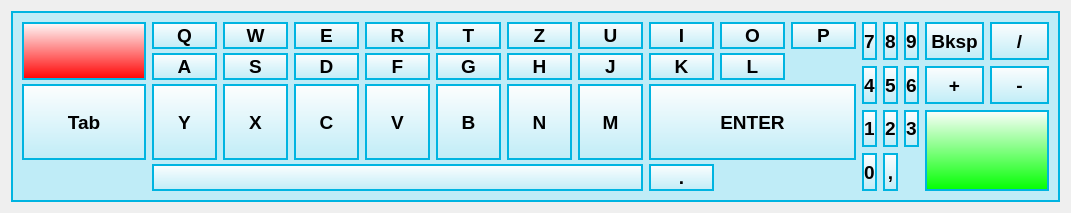
<?xml version="1.0" encoding="UTF-8"?>
<ui version="4.0">
 <class>Form</class>
 <widget class="QWidget" name="Form">
  <property name="enabled">
   <bool>true</bool>
  </property>
  <property name="geometry">
   <rect>
    <x>0</x>
    <y>0</y>
    <width>1285</width>
    <height>358</height>
   </rect>
  </property>
  <property name="sizePolicy">
   <sizepolicy hsizetype="Fixed" vsizetype="Fixed">
    <horstretch>0</horstretch>
    <verstretch>0</verstretch>
   </sizepolicy>
  </property>
  <property name="windowTitle">
   <string/>
  </property>
  <layout class="QHBoxLayout" name="horizontalLayout">
   <property name="sizeConstraint">
    <enum>QLayout::SetFixedSize</enum>
   </property>
   <item>
    <widget class="QFrame" name="frMainFrame">
     <property name="styleSheet">
      <string notr="true">
QFrame{
	background-color: transparent;
}


QFrame#frMainFrame{
    color: rgb(0, 180, 225);
	background-color: #bfecf7;
}


QPushButton 
{
background-color: qlineargradient(spread:reflect, x1:0, y1:0, x2:0, y2:1, stop:0 #fefefe, stop:1 #bfecf7);
border: 2px solid #00b4E1;
}

QPushButton:disabled
{
background-color: qlineargradient(spread:reflect, x1:0, y1:0, x2:0, y2:1, stop:0 #dcdcdc, stop:1 rgb(149, 192, 225));
color: #b2b2b2;
border-color: #00b4E1;
}

QPushButton::pressed
{
background-color: qlineargradient(spread:reflect, x1:0, y1:0, x2:0, y2:1, stop:0 #ffffff, stop:1  rgb(149, 192, 225)c);
color: #888888;
}

QPushButton 
{
font-weight: bold;
font-size:14pt;
}

#btnNumpadMINUS,#btnNumpadPLUS
{
 width: 55px;
}

#btnCANCEL
{
background-color: qlineargradient(spread:reflect, x1:0, y1:0, x2:0, y2:1, stop:0 #fefefe, stop:1 #FF0000);
border: 2px solid #00b4E1;
width:120px;
}

#btnVALID
{
background-color: qlineargradient(spread:reflect, x1:0, y1:0, x2:0, y2:1, stop:0 #fefefe, stop:1 #00FF00);
border: 2px solid #00b4E1;
width:120px;
}
</string>
     </property>
     <property name="frameShape">
      <enum>QFrame::Box</enum>
     </property>
     <property name="frameShadow">
      <enum>QFrame::Plain</enum>
     </property>
     <property name="lineWidth">
      <number>2</number>
     </property>
     <layout class="QHBoxLayout" name="horizontalLayout_2">
      <item>
       <layout class="QGridLayout" name="gridLayout_2" columnstretch="0,0,0,0,0,0,0,0,0,0,0" columnminimumwidth="0,0,0,0,0,0,0,0,0,0,0">
        <property name="verticalSpacing">
         <number>4</number>
        </property>
        <item row="0" column="0" rowspan="2">
         <widget class="QPushButton" name="btnCANCEL">
          <property name="sizePolicy">
           <sizepolicy hsizetype="Expanding" vsizetype="Expanding">
            <horstretch>0</horstretch>
            <verstretch>0</verstretch>
           </sizepolicy>
          </property>
          <property name="focusPolicy">
           <enum>Qt::NoFocus</enum>
          </property>
          <property name="styleSheet">
           <string notr="true">background-repeat: no-repeat; 
background-image: url(c:/csr/exe/Others/VirtKyb/REJECT2.png);</string>
          </property>
          <property name="text">
           <string/>
          </property>
         </widget>
        </item>
        <item row="0" column="1">
         <widget class="QPushButton" name="btnQ">
          <property name="sizePolicy">
           <sizepolicy hsizetype="Expanding" vsizetype="Expanding">
            <horstretch>0</horstretch>
            <verstretch>0</verstretch>
           </sizepolicy>
          </property>
          <property name="focusPolicy">
           <enum>Qt::NoFocus</enum>
          </property>
          <property name="text">
           <string>Q</string>
          </property>
         </widget>
        </item>
        <item row="0" column="2">
         <widget class="QPushButton" name="btnW">
          <property name="sizePolicy">
           <sizepolicy hsizetype="Expanding" vsizetype="Expanding">
            <horstretch>0</horstretch>
            <verstretch>0</verstretch>
           </sizepolicy>
          </property>
          <property name="focusPolicy">
           <enum>Qt::NoFocus</enum>
          </property>
          <property name="text">
           <string>W</string>
          </property>
         </widget>
        </item>
        <item row="0" column="3">
         <widget class="QPushButton" name="btnE">
          <property name="sizePolicy">
           <sizepolicy hsizetype="Expanding" vsizetype="Expanding">
            <horstretch>0</horstretch>
            <verstretch>0</verstretch>
           </sizepolicy>
          </property>
          <property name="focusPolicy">
           <enum>Qt::NoFocus</enum>
          </property>
          <property name="text">
           <string>E</string>
          </property>
         </widget>
        </item>
        <item row="0" column="4">
         <widget class="QPushButton" name="btnR">
          <property name="sizePolicy">
           <sizepolicy hsizetype="Expanding" vsizetype="Expanding">
            <horstretch>0</horstretch>
            <verstretch>0</verstretch>
           </sizepolicy>
          </property>
          <property name="focusPolicy">
           <enum>Qt::NoFocus</enum>
          </property>
          <property name="text">
           <string>R</string>
          </property>
         </widget>
        </item>
        <item row="0" column="5">
         <widget class="QPushButton" name="btnT">
          <property name="sizePolicy">
           <sizepolicy hsizetype="Expanding" vsizetype="Expanding">
            <horstretch>0</horstretch>
            <verstretch>0</verstretch>
           </sizepolicy>
          </property>
          <property name="focusPolicy">
           <enum>Qt::NoFocus</enum>
          </property>
          <property name="text">
           <string>T</string>
          </property>
         </widget>
        </item>
        <item row="0" column="6">
         <widget class="QPushButton" name="btnY">
          <property name="sizePolicy">
           <sizepolicy hsizetype="Expanding" vsizetype="Expanding">
            <horstretch>0</horstretch>
            <verstretch>0</verstretch>
           </sizepolicy>
          </property>
          <property name="focusPolicy">
           <enum>Qt::NoFocus</enum>
          </property>
          <property name="text">
           <string>Z</string>
          </property>
         </widget>
        </item>
        <item row="0" column="7">
         <widget class="QPushButton" name="btnU">
          <property name="sizePolicy">
           <sizepolicy hsizetype="Expanding" vsizetype="Expanding">
            <horstretch>0</horstretch>
            <verstretch>0</verstretch>
           </sizepolicy>
          </property>
          <property name="focusPolicy">
           <enum>Qt::NoFocus</enum>
          </property>
          <property name="text">
           <string>U</string>
          </property>
         </widget>
        </item>
        <item row="0" column="8">
         <widget class="QPushButton" name="btnI">
          <property name="sizePolicy">
           <sizepolicy hsizetype="Expanding" vsizetype="Expanding">
            <horstretch>0</horstretch>
            <verstretch>0</verstretch>
           </sizepolicy>
          </property>
          <property name="focusPolicy">
           <enum>Qt::NoFocus</enum>
          </property>
          <property name="text">
           <string>I</string>
          </property>
         </widget>
        </item>
        <item row="0" column="9">
         <widget class="QPushButton" name="btnO">
          <property name="sizePolicy">
           <sizepolicy hsizetype="Expanding" vsizetype="Expanding">
            <horstretch>0</horstretch>
            <verstretch>0</verstretch>
           </sizepolicy>
          </property>
          <property name="focusPolicy">
           <enum>Qt::NoFocus</enum>
          </property>
          <property name="text">
           <string>O</string>
          </property>
         </widget>
        </item>
        <item row="0" column="10">
         <widget class="QPushButton" name="btnP">
          <property name="sizePolicy">
           <sizepolicy hsizetype="Expanding" vsizetype="Expanding">
            <horstretch>0</horstretch>
            <verstretch>0</verstretch>
           </sizepolicy>
          </property>
          <property name="minimumSize">
           <size>
            <width>65</width>
            <height>0</height>
           </size>
          </property>
          <property name="focusPolicy">
           <enum>Qt::NoFocus</enum>
          </property>
          <property name="text">
           <string>P</string>
          </property>
         </widget>
        </item>
        <item row="1" column="1">
         <widget class="QPushButton" name="btnA">
          <property name="sizePolicy">
           <sizepolicy hsizetype="Expanding" vsizetype="Expanding">
            <horstretch>0</horstretch>
            <verstretch>0</verstretch>
           </sizepolicy>
          </property>
          <property name="focusPolicy">
           <enum>Qt::NoFocus</enum>
          </property>
          <property name="text">
           <string>A</string>
          </property>
         </widget>
        </item>
        <item row="1" column="2">
         <widget class="QPushButton" name="btnS">
          <property name="sizePolicy">
           <sizepolicy hsizetype="Expanding" vsizetype="Expanding">
            <horstretch>0</horstretch>
            <verstretch>0</verstretch>
           </sizepolicy>
          </property>
          <property name="focusPolicy">
           <enum>Qt::NoFocus</enum>
          </property>
          <property name="text">
           <string>S</string>
          </property>
         </widget>
        </item>
        <item row="1" column="3">
         <widget class="QPushButton" name="btnD">
          <property name="sizePolicy">
           <sizepolicy hsizetype="Expanding" vsizetype="Expanding">
            <horstretch>0</horstretch>
            <verstretch>0</verstretch>
           </sizepolicy>
          </property>
          <property name="focusPolicy">
           <enum>Qt::NoFocus</enum>
          </property>
          <property name="text">
           <string>D</string>
          </property>
         </widget>
        </item>
        <item row="1" column="4">
         <widget class="QPushButton" name="btnF">
          <property name="sizePolicy">
           <sizepolicy hsizetype="Expanding" vsizetype="Expanding">
            <horstretch>0</horstretch>
            <verstretch>0</verstretch>
           </sizepolicy>
          </property>
          <property name="focusPolicy">
           <enum>Qt::NoFocus</enum>
          </property>
          <property name="text">
           <string>F</string>
          </property>
         </widget>
        </item>
        <item row="1" column="5">
         <widget class="QPushButton" name="btnG">
          <property name="sizePolicy">
           <sizepolicy hsizetype="Expanding" vsizetype="Expanding">
            <horstretch>0</horstretch>
            <verstretch>0</verstretch>
           </sizepolicy>
          </property>
          <property name="focusPolicy">
           <enum>Qt::NoFocus</enum>
          </property>
          <property name="text">
           <string>G</string>
          </property>
         </widget>
        </item>
        <item row="1" column="6">
         <widget class="QPushButton" name="btnH">
          <property name="sizePolicy">
           <sizepolicy hsizetype="Expanding" vsizetype="Expanding">
            <horstretch>0</horstretch>
            <verstretch>0</verstretch>
           </sizepolicy>
          </property>
          <property name="focusPolicy">
           <enum>Qt::NoFocus</enum>
          </property>
          <property name="text">
           <string>H</string>
          </property>
         </widget>
        </item>
        <item row="1" column="7">
         <widget class="QPushButton" name="btnJ">
          <property name="sizePolicy">
           <sizepolicy hsizetype="Expanding" vsizetype="Expanding">
            <horstretch>0</horstretch>
            <verstretch>0</verstretch>
           </sizepolicy>
          </property>
          <property name="focusPolicy">
           <enum>Qt::NoFocus</enum>
          </property>
          <property name="text">
           <string>J</string>
          </property>
         </widget>
        </item>
        <item row="1" column="8">
         <widget class="QPushButton" name="btnK">
          <property name="sizePolicy">
           <sizepolicy hsizetype="Expanding" vsizetype="Expanding">
            <horstretch>0</horstretch>
            <verstretch>0</verstretch>
           </sizepolicy>
          </property>
          <property name="focusPolicy">
           <enum>Qt::NoFocus</enum>
          </property>
          <property name="text">
           <string>K</string>
          </property>
         </widget>
        </item>
        <item row="1" column="9">
         <widget class="QPushButton" name="btnL">
          <property name="sizePolicy">
           <sizepolicy hsizetype="Expanding" vsizetype="Expanding">
            <horstretch>0</horstretch>
            <verstretch>0</verstretch>
           </sizepolicy>
          </property>
          <property name="minimumSize">
           <size>
            <width>65</width>
            <height>0</height>
           </size>
          </property>
          <property name="focusPolicy">
           <enum>Qt::NoFocus</enum>
          </property>
          <property name="text">
           <string>L</string>
          </property>
         </widget>
        </item>
        <item row="2" column="0">
         <widget class="QPushButton" name="btnTAB">
          <property name="sizePolicy">
           <sizepolicy hsizetype="Expanding" vsizetype="Expanding">
            <horstretch>0</horstretch>
            <verstretch>0</verstretch>
           </sizepolicy>
          </property>
          <property name="focusPolicy">
           <enum>Qt::NoFocus</enum>
          </property>
          <property name="text">
           <string>Tab</string>
          </property>
         </widget>
        </item>
        <item row="2" column="1">
         <widget class="QPushButton" name="btnZ">
          <property name="sizePolicy">
           <sizepolicy hsizetype="Expanding" vsizetype="Expanding">
            <horstretch>0</horstretch>
            <verstretch>0</verstretch>
           </sizepolicy>
          </property>
          <property name="minimumSize">
           <size>
            <width>65</width>
            <height>0</height>
           </size>
          </property>
          <property name="focusPolicy">
           <enum>Qt::NoFocus</enum>
          </property>
          <property name="text">
           <string>Y</string>
          </property>
         </widget>
        </item>
        <item row="2" column="2">
         <widget class="QPushButton" name="btnX">
          <property name="sizePolicy">
           <sizepolicy hsizetype="Expanding" vsizetype="Expanding">
            <horstretch>0</horstretch>
            <verstretch>0</verstretch>
           </sizepolicy>
          </property>
          <property name="minimumSize">
           <size>
            <width>65</width>
            <height>0</height>
           </size>
          </property>
          <property name="focusPolicy">
           <enum>Qt::NoFocus</enum>
          </property>
          <property name="text">
           <string>X</string>
          </property>
         </widget>
        </item>
        <item row="2" column="3">
         <widget class="QPushButton" name="btnC">
          <property name="sizePolicy">
           <sizepolicy hsizetype="Expanding" vsizetype="Expanding">
            <horstretch>0</horstretch>
            <verstretch>0</verstretch>
           </sizepolicy>
          </property>
          <property name="minimumSize">
           <size>
            <width>65</width>
            <height>0</height>
           </size>
          </property>
          <property name="focusPolicy">
           <enum>Qt::NoFocus</enum>
          </property>
          <property name="text">
           <string>C</string>
          </property>
         </widget>
        </item>
        <item row="2" column="4">
         <widget class="QPushButton" name="btnV">
          <property name="sizePolicy">
           <sizepolicy hsizetype="Expanding" vsizetype="Expanding">
            <horstretch>0</horstretch>
            <verstretch>0</verstretch>
           </sizepolicy>
          </property>
          <property name="minimumSize">
           <size>
            <width>65</width>
            <height>0</height>
           </size>
          </property>
          <property name="focusPolicy">
           <enum>Qt::NoFocus</enum>
          </property>
          <property name="text">
           <string>V</string>
          </property>
         </widget>
        </item>
        <item row="2" column="5">
         <widget class="QPushButton" name="btnB">
          <property name="sizePolicy">
           <sizepolicy hsizetype="Expanding" vsizetype="Expanding">
            <horstretch>0</horstretch>
            <verstretch>0</verstretch>
           </sizepolicy>
          </property>
          <property name="minimumSize">
           <size>
            <width>65</width>
            <height>0</height>
           </size>
          </property>
          <property name="focusPolicy">
           <enum>Qt::NoFocus</enum>
          </property>
          <property name="text">
           <string>B</string>
          </property>
         </widget>
        </item>
        <item row="2" column="6">
         <widget class="QPushButton" name="btnN">
          <property name="sizePolicy">
           <sizepolicy hsizetype="Expanding" vsizetype="Expanding">
            <horstretch>0</horstretch>
            <verstretch>0</verstretch>
           </sizepolicy>
          </property>
          <property name="minimumSize">
           <size>
            <width>65</width>
            <height>0</height>
           </size>
          </property>
          <property name="focusPolicy">
           <enum>Qt::NoFocus</enum>
          </property>
          <property name="text">
           <string>N</string>
          </property>
         </widget>
        </item>
        <item row="2" column="7">
         <widget class="QPushButton" name="btnM">
          <property name="sizePolicy">
           <sizepolicy hsizetype="Expanding" vsizetype="Expanding">
            <horstretch>0</horstretch>
            <verstretch>0</verstretch>
           </sizepolicy>
          </property>
          <property name="minimumSize">
           <size>
            <width>65</width>
            <height>0</height>
           </size>
          </property>
          <property name="focusPolicy">
           <enum>Qt::NoFocus</enum>
          </property>
          <property name="text">
           <string>M</string>
          </property>
         </widget>
        </item>
        <item row="3" column="8">
         <widget class="QPushButton" name="btnDot">
          <property name="sizePolicy">
           <sizepolicy hsizetype="Expanding" vsizetype="Expanding">
            <horstretch>0</horstretch>
            <verstretch>0</verstretch>
           </sizepolicy>
          </property>
          <property name="minimumSize">
           <size>
            <width>65</width>
            <height>0</height>
           </size>
          </property>
          <property name="focusPolicy">
           <enum>Qt::NoFocus</enum>
          </property>
          <property name="text">
           <string>.</string>
          </property>
         </widget>
        </item>
        <item row="2" column="8" colspan="3">
         <widget class="QPushButton" name="btnENTER">
          <property name="sizePolicy">
           <sizepolicy hsizetype="Expanding" vsizetype="Expanding">
            <horstretch>0</horstretch>
            <verstretch>0</verstretch>
           </sizepolicy>
          </property>
          <property name="minimumSize">
           <size>
            <width>135</width>
            <height>76</height>
           </size>
          </property>
          <property name="focusPolicy">
           <enum>Qt::NoFocus</enum>
          </property>
          <property name="text">
           <string>ENTER</string>
          </property>
         </widget>
        </item>
        <item row="3" column="1" colspan="7">
         <widget class="QPushButton" name="btnSPACE">
          <property name="sizePolicy">
           <sizepolicy hsizetype="Expanding" vsizetype="Expanding">
            <horstretch>0</horstretch>
            <verstretch>0</verstretch>
           </sizepolicy>
          </property>
          <property name="focusPolicy">
           <enum>Qt::NoFocus</enum>
          </property>
          <property name="text">
           <string/>
          </property>
         </widget>
        </item>
       </layout>
      </item>
      <item>
       <layout class="QGridLayout" name="gridLayout">
        <item row="0" column="0">
         <widget class="QPushButton" name="btnNumpad7">
          <property name="sizePolicy">
           <sizepolicy hsizetype="Expanding" vsizetype="Expanding">
            <horstretch>0</horstretch>
            <verstretch>0</verstretch>
           </sizepolicy>
          </property>
          <property name="focusPolicy">
           <enum>Qt::NoFocus</enum>
          </property>
          <property name="text">
           <string>7</string>
          </property>
         </widget>
        </item>
        <item row="0" column="1">
         <widget class="QPushButton" name="btnNumpad8">
          <property name="sizePolicy">
           <sizepolicy hsizetype="Expanding" vsizetype="Expanding">
            <horstretch>0</horstretch>
            <verstretch>0</verstretch>
           </sizepolicy>
          </property>
          <property name="focusPolicy">
           <enum>Qt::NoFocus</enum>
          </property>
          <property name="text">
           <string>8</string>
          </property>
         </widget>
        </item>
        <item row="0" column="2">
         <widget class="QPushButton" name="btnNumpad9">
          <property name="sizePolicy">
           <sizepolicy hsizetype="Expanding" vsizetype="Expanding">
            <horstretch>0</horstretch>
            <verstretch>0</verstretch>
           </sizepolicy>
          </property>
          <property name="focusPolicy">
           <enum>Qt::NoFocus</enum>
          </property>
          <property name="text">
           <string>9</string>
          </property>
         </widget>
        </item>
        <item row="0" column="3">
         <widget class="QPushButton" name="btnBackspace">
          <property name="sizePolicy">
           <sizepolicy hsizetype="Expanding" vsizetype="Expanding">
            <horstretch>0</horstretch>
            <verstretch>0</verstretch>
           </sizepolicy>
          </property>
          <property name="focusPolicy">
           <enum>Qt::NoFocus</enum>
          </property>
          <property name="text">
           <string>Bksp</string>
          </property>
         </widget>
        </item>
        <item row="0" column="4">
         <widget class="QPushButton" name="btnNumpadDivide">
          <property name="sizePolicy">
           <sizepolicy hsizetype="Expanding" vsizetype="Expanding">
            <horstretch>0</horstretch>
            <verstretch>0</verstretch>
           </sizepolicy>
          </property>
          <property name="focusPolicy">
           <enum>Qt::NoFocus</enum>
          </property>
          <property name="text">
           <string>/</string>
          </property>
         </widget>
        </item>
        <item row="1" column="0">
         <widget class="QPushButton" name="btnNumpad4">
          <property name="sizePolicy">
           <sizepolicy hsizetype="Expanding" vsizetype="Expanding">
            <horstretch>0</horstretch>
            <verstretch>0</verstretch>
           </sizepolicy>
          </property>
          <property name="focusPolicy">
           <enum>Qt::NoFocus</enum>
          </property>
          <property name="text">
           <string>4</string>
          </property>
         </widget>
        </item>
        <item row="1" column="1">
         <widget class="QPushButton" name="btnNumpad5">
          <property name="sizePolicy">
           <sizepolicy hsizetype="Expanding" vsizetype="Expanding">
            <horstretch>0</horstretch>
            <verstretch>0</verstretch>
           </sizepolicy>
          </property>
          <property name="focusPolicy">
           <enum>Qt::NoFocus</enum>
          </property>
          <property name="text">
           <string>5</string>
          </property>
         </widget>
        </item>
        <item row="1" column="2">
         <widget class="QPushButton" name="btnNumpad6">
          <property name="sizePolicy">
           <sizepolicy hsizetype="Expanding" vsizetype="Expanding">
            <horstretch>0</horstretch>
            <verstretch>0</verstretch>
           </sizepolicy>
          </property>
          <property name="focusPolicy">
           <enum>Qt::NoFocus</enum>
          </property>
          <property name="text">
           <string>6</string>
          </property>
         </widget>
        </item>
        <item row="1" column="3">
         <widget class="QPushButton" name="btnNumpadPlus">
          <property name="sizePolicy">
           <sizepolicy hsizetype="Expanding" vsizetype="Expanding">
            <horstretch>0</horstretch>
            <verstretch>0</verstretch>
           </sizepolicy>
          </property>
          <property name="focusPolicy">
           <enum>Qt::NoFocus</enum>
          </property>
          <property name="text">
           <string>+</string>
          </property>
         </widget>
        </item>
        <item row="1" column="4">
         <widget class="QPushButton" name="btnNumpadMinus">
          <property name="sizePolicy">
           <sizepolicy hsizetype="Expanding" vsizetype="Expanding">
            <horstretch>0</horstretch>
            <verstretch>0</verstretch>
           </sizepolicy>
          </property>
          <property name="focusPolicy">
           <enum>Qt::NoFocus</enum>
          </property>
          <property name="text">
           <string>-</string>
          </property>
         </widget>
        </item>
        <item row="2" column="0">
         <widget class="QPushButton" name="btnNumpad1">
          <property name="sizePolicy">
           <sizepolicy hsizetype="Expanding" vsizetype="Expanding">
            <horstretch>0</horstretch>
            <verstretch>0</verstretch>
           </sizepolicy>
          </property>
          <property name="focusPolicy">
           <enum>Qt::NoFocus</enum>
          </property>
          <property name="text">
           <string>1</string>
          </property>
         </widget>
        </item>
        <item row="2" column="1">
         <widget class="QPushButton" name="btnNumpad2">
          <property name="sizePolicy">
           <sizepolicy hsizetype="Expanding" vsizetype="Expanding">
            <horstretch>0</horstretch>
            <verstretch>0</verstretch>
           </sizepolicy>
          </property>
          <property name="focusPolicy">
           <enum>Qt::NoFocus</enum>
          </property>
          <property name="text">
           <string>2</string>
          </property>
         </widget>
        </item>
        <item row="2" column="2">
         <widget class="QPushButton" name="btnNumpad3">
          <property name="sizePolicy">
           <sizepolicy hsizetype="Expanding" vsizetype="Expanding">
            <horstretch>0</horstretch>
            <verstretch>0</verstretch>
           </sizepolicy>
          </property>
          <property name="focusPolicy">
           <enum>Qt::NoFocus</enum>
          </property>
          <property name="text">
           <string>3</string>
          </property>
         </widget>
        </item>
        <item row="2" column="3" rowspan="2" colspan="2">
         <widget class="QPushButton" name="btnVALID">
          <property name="sizePolicy">
           <sizepolicy hsizetype="Expanding" vsizetype="Expanding">
            <horstretch>0</horstretch>
            <verstretch>0</verstretch>
           </sizepolicy>
          </property>
          <property name="focusPolicy">
           <enum>Qt::NoFocus</enum>
          </property>
          <property name="styleSheet">
           <string notr="true">background-repeat: no-repeat; 
background-image: url(c:/csr/exe/Others/VirtKyb/VALID2.png);</string>
          </property>
          <property name="text">
           <string/>
          </property>
         </widget>
        </item>
        <item row="3" column="0">
         <widget class="QPushButton" name="btnNumpad0">
          <property name="sizePolicy">
           <sizepolicy hsizetype="Expanding" vsizetype="Expanding">
            <horstretch>0</horstretch>
            <verstretch>0</verstretch>
           </sizepolicy>
          </property>
          <property name="focusPolicy">
           <enum>Qt::NoFocus</enum>
          </property>
          <property name="text">
           <string>0</string>
          </property>
         </widget>
        </item>
        <item row="3" column="1">
         <widget class="QPushButton" name="btnNumpadComma">
          <property name="sizePolicy">
           <sizepolicy hsizetype="Expanding" vsizetype="Expanding">
            <horstretch>0</horstretch>
            <verstretch>0</verstretch>
           </sizepolicy>
          </property>
          <property name="focusPolicy">
           <enum>Qt::NoFocus</enum>
          </property>
          <property name="text">
           <string>,</string>
          </property>
         </widget>
        </item>
       </layout>
      </item>
     </layout>
    </widget>
   </item>
  </layout>
 </widget>
 <resources/>
 <connections/>
</ui>
